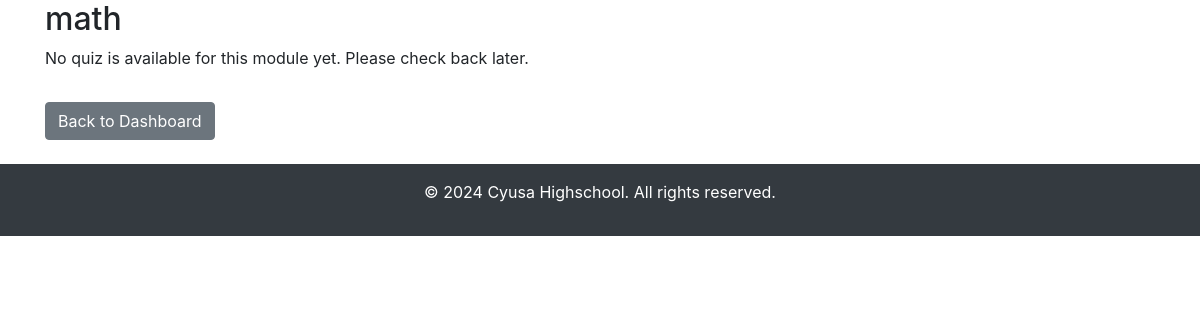
The page /student/module/1 (signed in) on the database as committed earlier.
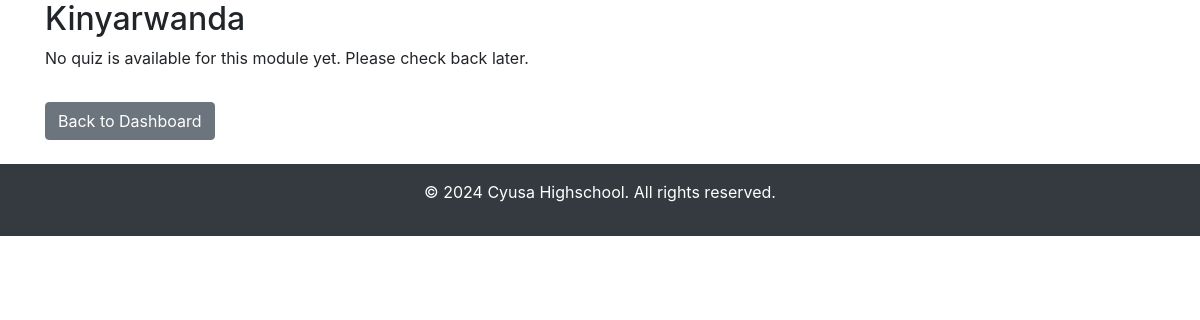
The same page on the database as committed later.
### app.py (models this page shows)
class Module(db.Model):
    id = db.Column(db.Integer, primary_key=True)
    title = db.Column(db.String(100), nullable=False)
    terms_conditions = db.Column(db.Text, nullable=False)
    quizzes = db.relationship('Quiz', backref='module', lazy=True)

### app.py (the view, shortened to what this page needs)
@app.route('/student/module/<int:module_id>', methods=['GET', 'POST'])
@login_required
def view_module(module_id):
    if current_user.role != 'student':
        return redirect(url_for('teacher_dashboard'))
    module = Module.query.get(module_id)
    quizzes = module.quizzes
    print(f"Quizzes found: {quizzes}")  # Debugging
    if not quizzes or len(quizzes) == 0:
        flash("No quiz is available for this module yet. Please check back later.", "info")
        return render_template('student_module_view.html', module=module, quizzes=[])
    return render_template('student_module_view.html', module=module, quizzes=quizzes)

### app.py (called while the page is built)
@login_manager.user_loader
def load_user(user_id):
    return User.query.get(int(user_id))

### templates/student_module_view.html (shortened to what this page needs)
<!DOCTYPE html>
<html lang="en">
<head>
    <link rel="stylesheet" href="https://stackpath.bootstrapcdn.com/bootstrap/4.5.2/css/bootstrap.min.css">
</head>
<body>
    <div class="container">
        <h2>{{ module.title }}</h2>
        {% if quiz %}
        <h2>Available Quizzes:</h2>
        <p><strong>Terms and Conditions:</strong> {{ module.terms_conditions }}</p>
        <ul>
            {% for quiz in quizzes %}
                <li>{{ quiz.title }} -
                    <form action="{{ url_for('start_quiz', quiz_id=quiz.id) }}" method="POST">
                        <button type="submit" class="btn btn-primary">Start Quiz</button>
                    </form>
                </li>
            {% endfor %}
        </ul>
        {% else %}
        <p>No quiz is available for this module yet. Please check back later.</p>
        {% endif %}
        <a href="{{ url_for('student_dashboard_view') }}" class="btn btn-secondary mt-3">Back to Dashboard</a>
    </div>
    <footer class="bg-dark text-white text-center py-3 mt-4">
        <p>© 2024 Cyusa Highschool. All rights reserved.</p>
    </footer>
</body>

Rows that differ between the two databases and show on the page:
changed Module: title "math" → "Kinyarwanda"
